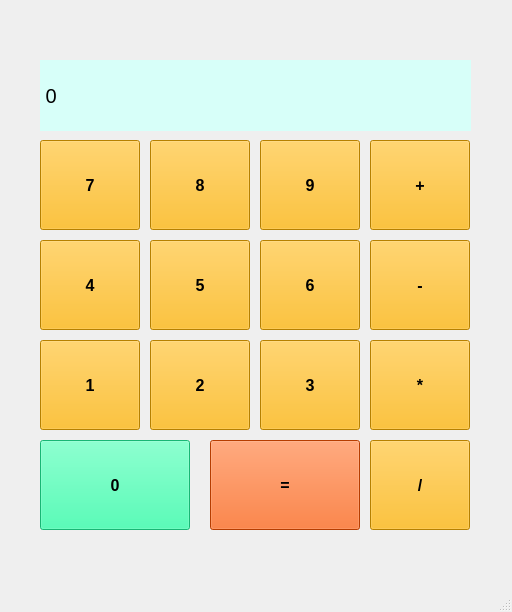
<?xml version="1.0" encoding="UTF-8"?>
<ui version="4.0">
 <class>CALCULATOR</class>
 <widget class="QMainWindow" name="CALCULATOR">
  <property name="geometry">
   <rect>
    <x>0</x>
    <y>0</y>
    <width>512</width>
    <height>612</height>
   </rect>
  </property>
  <property name="windowTitle">
   <string>CACULATOR</string>
  </property>
  <widget class="QWidget" name="centralwidget">
   <property name="styleSheet">
    <string notr="true"/>
   </property>
   <widget class="QPushButton" name="obj_0">
    <property name="geometry">
     <rect>
      <x>40</x>
      <y>440</y>
      <width>150</width>
      <height>90</height>
     </rect>
    </property>
    <property name="font">
     <font>
      <pointsize>12</pointsize>
      <weight>75</weight>
      <bold>true</bold>
     </font>
    </property>
    <property name="styleSheet">
     <string notr="true">background-color: rgb(33, 255, 163);</string>
    </property>
    <property name="text">
     <string>0</string>
    </property>
   </widget>
   <widget class="QPushButton" name="obj_equal">
    <property name="geometry">
     <rect>
      <x>210</x>
      <y>440</y>
      <width>150</width>
      <height>90</height>
     </rect>
    </property>
    <property name="font">
     <font>
      <pointsize>12</pointsize>
      <weight>75</weight>
      <bold>true</bold>
     </font>
    </property>
    <property name="styleSheet">
     <string notr="true">background-color: rgb(255, 85, 0);</string>
    </property>
    <property name="text">
     <string>=</string>
    </property>
   </widget>
   <widget class="QPushButton" name="obj_1">
    <property name="geometry">
     <rect>
      <x>40</x>
      <y>340</y>
      <width>100</width>
      <height>90</height>
     </rect>
    </property>
    <property name="font">
     <font>
      <pointsize>12</pointsize>
      <weight>75</weight>
      <bold>true</bold>
     </font>
    </property>
    <property name="styleSheet">
     <string notr="true">background-color: rgb(255, 179, 0);</string>
    </property>
    <property name="text">
     <string>1</string>
    </property>
   </widget>
   <widget class="QPushButton" name="obj_2">
    <property name="geometry">
     <rect>
      <x>150</x>
      <y>340</y>
      <width>100</width>
      <height>90</height>
     </rect>
    </property>
    <property name="font">
     <font>
      <pointsize>12</pointsize>
      <weight>75</weight>
      <bold>true</bold>
     </font>
    </property>
    <property name="styleSheet">
     <string notr="true">background-color: rgb(255, 179, 0);</string>
    </property>
    <property name="text">
     <string>2</string>
    </property>
   </widget>
   <widget class="QPushButton" name="obj_3">
    <property name="geometry">
     <rect>
      <x>260</x>
      <y>340</y>
      <width>100</width>
      <height>90</height>
     </rect>
    </property>
    <property name="font">
     <font>
      <pointsize>12</pointsize>
      <weight>75</weight>
      <bold>true</bold>
     </font>
    </property>
    <property name="styleSheet">
     <string notr="true">background-color: rgb(255, 179, 0);</string>
    </property>
    <property name="text">
     <string>3</string>
    </property>
   </widget>
   <widget class="QPushButton" name="obj_4">
    <property name="geometry">
     <rect>
      <x>40</x>
      <y>240</y>
      <width>100</width>
      <height>90</height>
     </rect>
    </property>
    <property name="font">
     <font>
      <pointsize>12</pointsize>
      <weight>75</weight>
      <bold>true</bold>
     </font>
    </property>
    <property name="styleSheet">
     <string notr="true">background-color: rgb(255, 179, 0);</string>
    </property>
    <property name="text">
     <string>4</string>
    </property>
   </widget>
   <widget class="QPushButton" name="obj_5">
    <property name="geometry">
     <rect>
      <x>150</x>
      <y>240</y>
      <width>100</width>
      <height>90</height>
     </rect>
    </property>
    <property name="font">
     <font>
      <pointsize>12</pointsize>
      <weight>75</weight>
      <bold>true</bold>
     </font>
    </property>
    <property name="styleSheet">
     <string notr="true">background-color: rgb(255, 179, 0);</string>
    </property>
    <property name="text">
     <string>5</string>
    </property>
   </widget>
   <widget class="QPushButton" name="obj_6">
    <property name="geometry">
     <rect>
      <x>260</x>
      <y>240</y>
      <width>100</width>
      <height>90</height>
     </rect>
    </property>
    <property name="font">
     <font>
      <pointsize>12</pointsize>
      <weight>75</weight>
      <bold>true</bold>
     </font>
    </property>
    <property name="styleSheet">
     <string notr="true">background-color: rgb(255, 179, 0);</string>
    </property>
    <property name="text">
     <string>6</string>
    </property>
   </widget>
   <widget class="QPushButton" name="obj_7">
    <property name="geometry">
     <rect>
      <x>40</x>
      <y>140</y>
      <width>100</width>
      <height>90</height>
     </rect>
    </property>
    <property name="font">
     <font>
      <pointsize>12</pointsize>
      <weight>75</weight>
      <bold>true</bold>
     </font>
    </property>
    <property name="styleSheet">
     <string notr="true">background-color: rgb(255, 179, 0);</string>
    </property>
    <property name="text">
     <string>7</string>
    </property>
   </widget>
   <widget class="QPushButton" name="obj_9">
    <property name="geometry">
     <rect>
      <x>260</x>
      <y>140</y>
      <width>100</width>
      <height>90</height>
     </rect>
    </property>
    <property name="font">
     <font>
      <pointsize>12</pointsize>
      <weight>75</weight>
      <bold>true</bold>
     </font>
    </property>
    <property name="styleSheet">
     <string notr="true">background-color: rgb(255, 179, 0);</string>
    </property>
    <property name="text">
     <string>9</string>
    </property>
   </widget>
   <widget class="QPushButton" name="obj_8">
    <property name="geometry">
     <rect>
      <x>150</x>
      <y>140</y>
      <width>100</width>
      <height>90</height>
     </rect>
    </property>
    <property name="font">
     <font>
      <pointsize>12</pointsize>
      <weight>75</weight>
      <bold>true</bold>
     </font>
    </property>
    <property name="styleSheet">
     <string notr="true">background-color: rgb(255, 179, 0);</string>
    </property>
    <property name="text">
     <string>8</string>
    </property>
   </widget>
   <widget class="QPushButton" name="obj_10">
    <property name="geometry">
     <rect>
      <x>370</x>
      <y>340</y>
      <width>100</width>
      <height>90</height>
     </rect>
    </property>
    <property name="font">
     <font>
      <pointsize>12</pointsize>
      <weight>75</weight>
      <bold>true</bold>
     </font>
    </property>
    <property name="styleSheet">
     <string notr="true">background-color: rgb(255, 179, 0);</string>
    </property>
    <property name="text">
     <string>*</string>
    </property>
   </widget>
   <widget class="QPushButton" name="obj_11">
    <property name="geometry">
     <rect>
      <x>370</x>
      <y>240</y>
      <width>100</width>
      <height>90</height>
     </rect>
    </property>
    <property name="font">
     <font>
      <pointsize>12</pointsize>
      <weight>75</weight>
      <bold>true</bold>
     </font>
    </property>
    <property name="styleSheet">
     <string notr="true">background-color: rgb(255, 179, 0);</string>
    </property>
    <property name="text">
     <string>-</string>
    </property>
   </widget>
   <widget class="QPushButton" name="obj_12">
    <property name="geometry">
     <rect>
      <x>370</x>
      <y>140</y>
      <width>100</width>
      <height>90</height>
     </rect>
    </property>
    <property name="font">
     <font>
      <pointsize>12</pointsize>
      <weight>75</weight>
      <bold>true</bold>
     </font>
    </property>
    <property name="styleSheet">
     <string notr="true">background-color: rgb(255, 179, 0);</string>
    </property>
    <property name="text">
     <string>+</string>
    </property>
   </widget>
   <widget class="QPushButton" name="obj_13">
    <property name="geometry">
     <rect>
      <x>370</x>
      <y>440</y>
      <width>100</width>
      <height>90</height>
     </rect>
    </property>
    <property name="font">
     <font>
      <pointsize>12</pointsize>
      <weight>75</weight>
      <bold>true</bold>
     </font>
    </property>
    <property name="styleSheet">
     <string notr="true">background-color: rgb(255, 179, 0);</string>
    </property>
    <property name="text">
     <string>/</string>
    </property>
   </widget>
   <widget class="QLabel" name="label">
    <property name="geometry">
     <rect>
      <x>40</x>
      <y>60</y>
      <width>431</width>
      <height>71</height>
     </rect>
    </property>
    <property name="font">
     <font>
      <pointsize>15</pointsize>
     </font>
    </property>
    <property name="styleSheet">
     <string notr="true">background-color: rgb(215, 255, 249);</string>
    </property>
    <property name="text">
     <string> 0</string>
    </property>
   </widget>
  </widget>
  <widget class="QMenuBar" name="menubar">
   <property name="geometry">
    <rect>
     <x>0</x>
     <y>0</y>
     <width>512</width>
     <height>26</height>
    </rect>
   </property>
  </widget>
  <widget class="QStatusBar" name="statusbar"/>
 </widget>
 <resources/>
 <connections/>
</ui>
